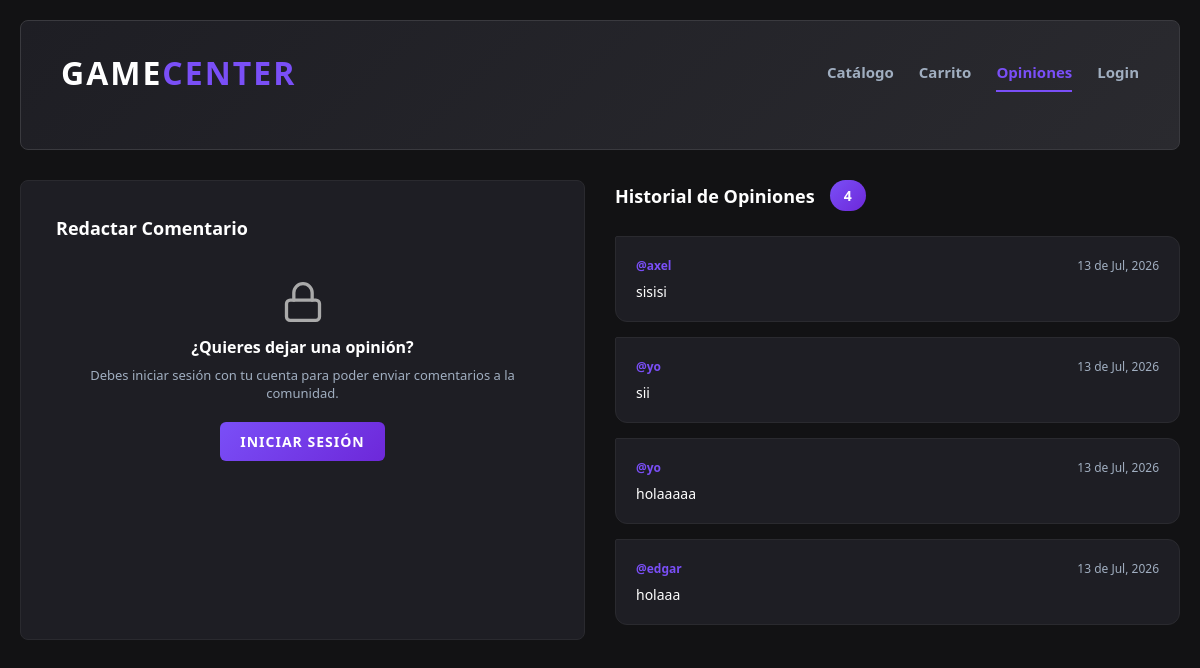
The page /opiniones/ on the database as committed earlier.
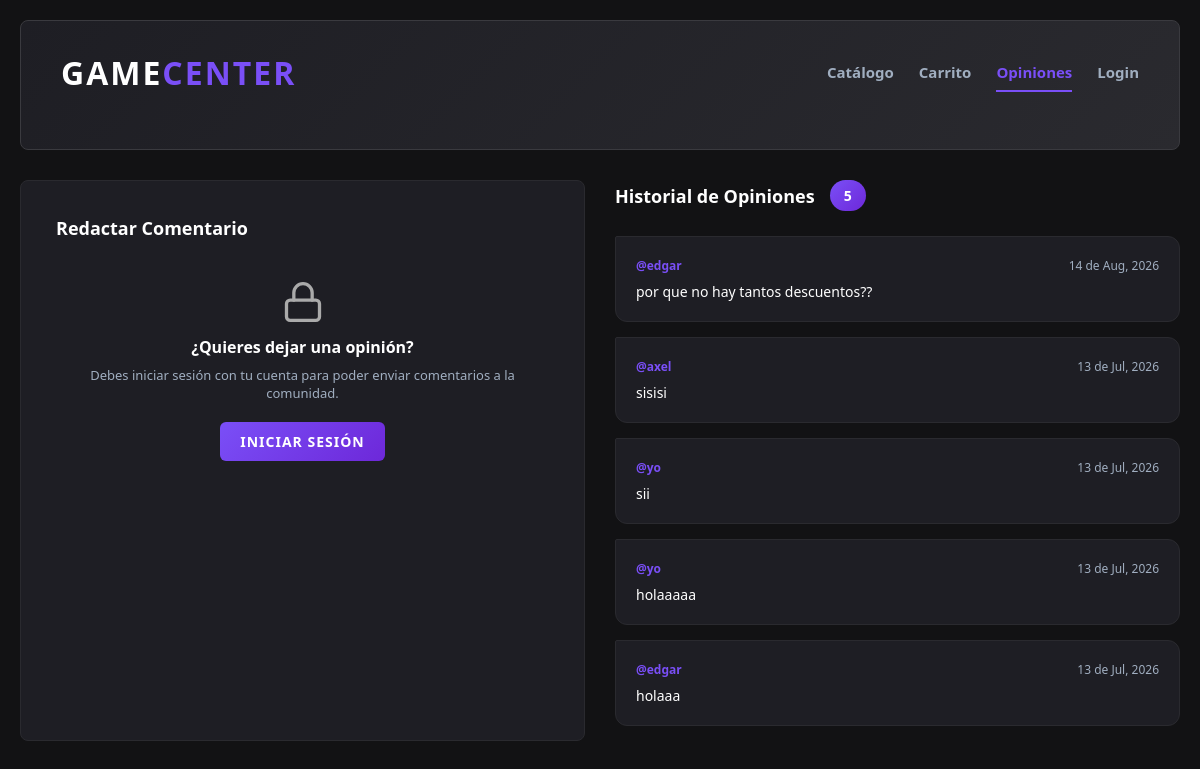
The same page on the database as committed later.
### game/models.py (models this page shows, shortened)
class Opinión(models.Model):
    STATUS_CHOICES = [
        ('PENDIENTE', 'Pendiente'),
        ('APROBADO', 'Aprobado'),
        ('RECHAZADO', 'Rechazado'),
    ]
    user = models.CharField(max_length=150, verbose_name="Usuario")
    message = models.TextField(verbose_name="Mensaje")
    status = models.CharField(max_length=20, choices=STATUS_CHOICES, default='APROBADO')
    response = models.TextField(blank=True, null=True, verbose_name="Respuesta")
    is_hidden = models.BooleanField(default=False)
    created = models.DateTimeField(auto_now_add=True)
    updated = models.DateTimeField(auto_now=True)
    class Meta:
        ordering = ['-created']
        verbose_name = 'Opinión'
        verbose_name_plural = 'Opiniones'

### game/views.py (the view, shortened to what this page needs)
# urls.py: path('opiniones/', views.opiniones, name='opiniones'),
def opiniones(request):
    opiniones_aprobadas = Opinión.objects.filter(status='APROBADO', is_hidden=False)
    return render(request, 'game/opiniones.html', {'opiniones': opiniones_aprobadas})

### game/templates/game/opiniones.html (shortened to what this page needs)
{% extends "game/encabezado.html" %}
{% load static %}
{% block active_opiniones %}active{% endblock %}
{% block contenido %}
<div class="feed-layout">
    <div style="background-color: var(--crema-bloque); padding: 35px; border-radius: 8px; border: 1px solid #2a2a2f;">
        <h3 style="font-size: 18px; font-weight: 800; margin-bottom: 20px;">Redactar Comentario</h3>
        {% if request.session.usuario_id %}
            <form method="POST">
                {% csrf_token %}
                <div class="group-field">
                    <label for="opinion" class="field-label">Mensaje / Consulta</label>
                    <textarea
                        name="opinion"
                        id="opinion"
                        class="field-control textarea-no-resize"
                        rows="4"
                        placeholder="Escribe tu opinión técnica aquí..."
                        required></textarea>
                </div>
                <button type="submit" class="action-button btn-action-primary">Enviar Feedback</button>
            </form>
        {% else %}
            <div style="text-align: center; padding: 20px 10px;">
                <div style="margin-bottom: 12px; display: flex; justify-content: center;">
                    <svg xmlns="http://www.w3.org/2000/svg" width="44" height="44" viewBox="0 0 24 24" fill="none" stroke="#aaa" stroke-width="1.8" stroke-linecap="round" stroke-linejoin="round">
                        <rect x="3" y="11" width="18" height="11" rx="2" ry="2"></rect>
                        <path d="M7 11V7a5 5 0 0 1 10 0v4"></path>
                    </svg>
                </div>
                <h4 style="font-size: 16px; margin-bottom: 8px; color: #fff;">¿Quieres dejar una opinión?</h4>
                <p style="font-size: 13px; color: var(--texto-secundario); margin-bottom: 20px;">
                    Debes iniciar sesión con tu cuenta para poder enviar comentarios a la comunidad.
                </p>
                <a href="{% url 'login' %}" class="action-button btn-action-primary" style="text-decoration: none; display: inline-block; padding: 10px 20px;">
                    Iniciar Sesión
                </a>
            </div>
        {% endif %}
    </div>
    <div>
        <div style="display: flex; align-items: center; gap: 15px; margin-bottom: 25px;">
            <h3 style="font-size: 18px; font-weight: 800; margin: 0;">Historial de Opiniones</h3>
            <span class="count-badge">{{ opiniones|length }}</span>
        </div>
        {% if opiniones %}
            {% for opinion in opiniones %}
            <div class="feed-bubble">
                <div style="display: flex; justify-content: space-between; font-size: 12px; margin-bottom: 8px;">
                    <strong style="color: var(--teal-medio);">@{{ opinion.user }}</strong>
                    <span style="color: var(--texto-secundario);">{{ opinion.created|date:"d \d\e M, Y" }}</span>
                </div>
                <p style="font-size: 14px; color: #ffffff; margin: 0;">{{ opinion.message }}</p>
            </div>
            {% endfor %}
        {% else %}
            <div class="empty-state">
                <div class="empty-icon">💬</div>
                <h4>No hay opiniones aún</h4>
                <p>¡Sé el primero en compartir tu opinión!</p>
            </div>
        {% endif %}
    </div>
</div>
{% endblock %}

Rows that differ between the two databases and show on the page:
added Opinión: user "edgar", created "14 de Aug, 2026", message "por que no hay tantos descuentos??"
Other text that changed with them:
{{ opiniones|length }}: "4" → "5"
